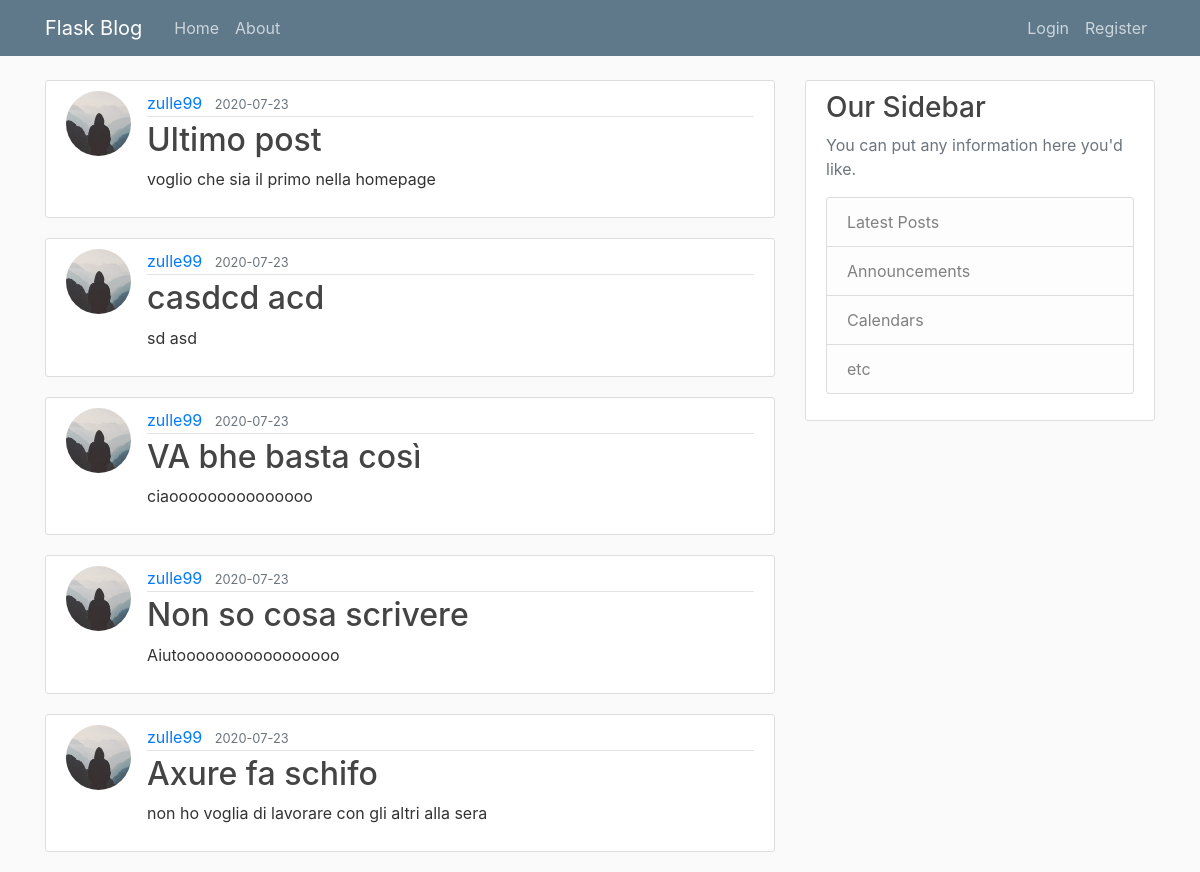
Page /home on the earlier database version.
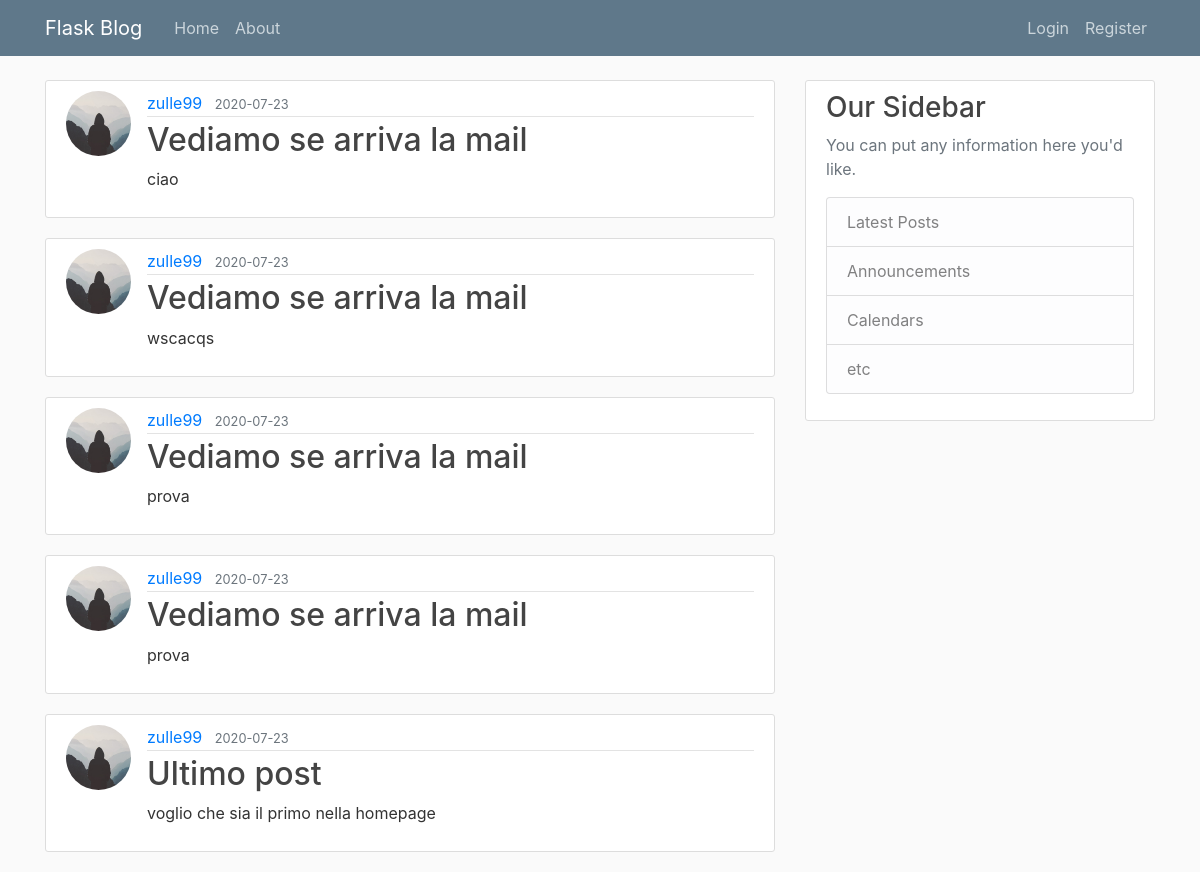
Same page on the later database version.
### flaskblog/models.py (models this page shows, shortened)
class Post(db.Model):
    id = db.Column(db.Integer, primary_key=True)
    title = db.Column(db.String(100), nullable=False)
    date_posted = db.Column(db.DateTime, nullable=False, default=datetime.utcnow)
    content = db.Column(db.Text, nullable=False)
    user_id = db.Column(db.Integer, db.ForeignKey('user.id'), nullable=False)

class User(db.Model, UserMixin):
    id = db.Column(db.Integer, primary_key=True)
    username = db.Column(db.String(20), unique=True, nullable=False)
    email = db.Column(db.String(120), unique=True, nullable=False)
    image_file = db.Column(db.String(20), nullable=False, default='default.jpg')
    password = db.Column(db.String(60), nullable=False)
    posts = db.relationship('Post', backref='author', lazy=True)

### flaskblog/routes.py (the view)
@app.route("/")
@app.route("/home")
def home():
    page = request.args.get('page', 1, type=int) # richiediamo il numero di pagina nell'url, di default è 1 e deve essere un int così se ci passano cose che non sono int darà erorre
    posts = Post.query.order_by(Post.date_posted.desc()).paginate(page=page, per_page=5) # andiamo a prendere 5 post alla volta che sono nel database e li passiamo alla home
    return render_template('home.html', posts=posts)

### flaskblog/templates/home.html
{% extends "layout.html" %}
{% block content %}
    {% for post in posts %}
        <article class="media content-section">
          <img class="rounded-circle article-img" src="{{ url_for('static', filename='profile_pics/' + post.author.image_file) }}">
          <div class="media-body">
            <div class="article-metadata">
              <a class="mr-2" href="#">{{ post.author.username }}</a>
              <small class="text-muted">{{ post.date_posted.strftime('%Y-%m-%d') }}</small>
            </div>
            <h2><a class="article-title" href="{{ url_for('post', post_id=post.id) }}">{{ post.title }}</a></h2>
            <p class="article-content">{{ post.content }}</p>
          </div>
        </article>
    {% endfor %}
{% endblock content %}

Differences in the rows shown:
no longer on this page (row unchanged): Post: image_file (placeholder picture), author.username "zulle99", date_posted "2020-07-23", title "casdcd acd", content "sd asd"
no longer on this page (row unchanged): Post: image_file (placeholder picture), author.username "zulle99", date_posted "2020-07-23", title "VA bhe basta così", content "ciaooooooooooooooo"
no longer on this page (row unchanged): Post: image_file (placeholder picture), author.username "zulle99", date_posted "2020-07-23", title "Non so cosa scrivere", content "Aiutooooooooooooooooo"
no longer on this page (row unchanged): Post: image_file (placeholder picture), author.username "zulle99", date_posted "2020-07-23", title "Axure fa schifo", content "non ho voglia di lavorare con gli altri alla sera"
added Post: image_file (placeholder picture), author.username "zulle99", date_posted "2020-07-23", title "Vediamo se arriva la mail", content "ciao"
added Post: image_file (placeholder picture), author.username "zulle99", date_posted "2020-07-23", title "Vediamo se arriva la mail", content "wscacqs"
added Post: image_file (placeholder picture), author.username "zulle99", date_posted "2020-07-23", title "Vediamo se arriva la mail", content "prova"
added Post: image_file (placeholder picture), author.username "zulle99", date_posted "2020-07-23", title "Vediamo se arriva la mail", content "prova"
